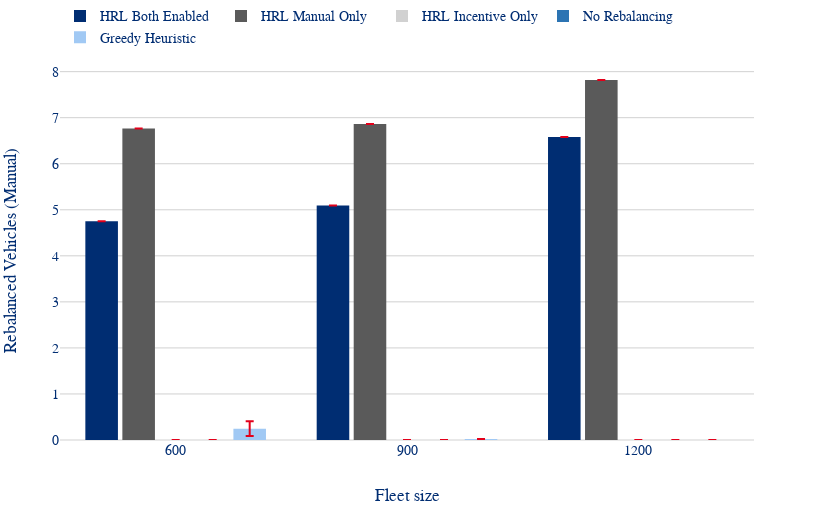

Notebook cell for this chart:
### Code cell
plot_grouped_bars_by_fleet(full_results, 'mean_rebalanced_vehicles_manually').show()

### Figure 1 — Plotly figure (JSON) as saved in the notebook; plotly's stock layout.template omitted (floating-point values rounded to 4 significant figures)
{"data": [{"error_y": {"array": [0.0, 0.0, 0.0], "color": "#E2001A", "type": "data", "visible": true}, "name": "HRL Both Enabled", "type": "bar", "x": ["600", "900", "1200"], "y": [4.749, 5.096, 6.58]}, {"error_y": {"array": [0.0, 0.0, 0.0], "color": "#E2001A", "type": "data", "visible": true}, "name": "HRL Manual Only", "type": "bar", "x": ["600", "900", "1200"], "y": [6.765, 6.865, 7.82]}, {"error_y": {"array": [0.0, 0.0, 0.0], "color": "#E2001A", "type": "data", "visible": true}, "name": "HRL Incentive Only", "type": "bar", "x": ["600", "900", "1200"], "y": [0.0, 0.0, 0.0]}, {"error_y": {"array": [0.0, 0.0, 0.0], "color": "#E2001A", "type": "data", "visible": true}, "name": "No Rebalancing", "type": "bar", "x": ["600", "900", "1200"], "y": [0.0, 0.0, 0.0]}, {"error_y": {"array": [0.1596, 0.0, 0.0], "color": "#E2001A", "type": "data", "visible": true}, "name": "Greedy Heuristic", "type": "bar", "x": ["600", "900", "1200"], "y": [0.2457, 0.02, 0.0]}], "layout": {"bargap": 0.2, "bargroupgap": 0.12, "barmode": "group", "height": 520, "legend": {"orientation": "h", "x": 0, "xanchor": "left", "y": 1.02, "yanchor": "bottom"}, "margin": {"b": 80, "l": 60, "r": 66, "t": 0}, "width": 820, "xaxis": {"title": {"text": "Fleet size"}}, "yaxis": {"title": {"text": "Rebalanced Vehicles (Manual)"}}}}
